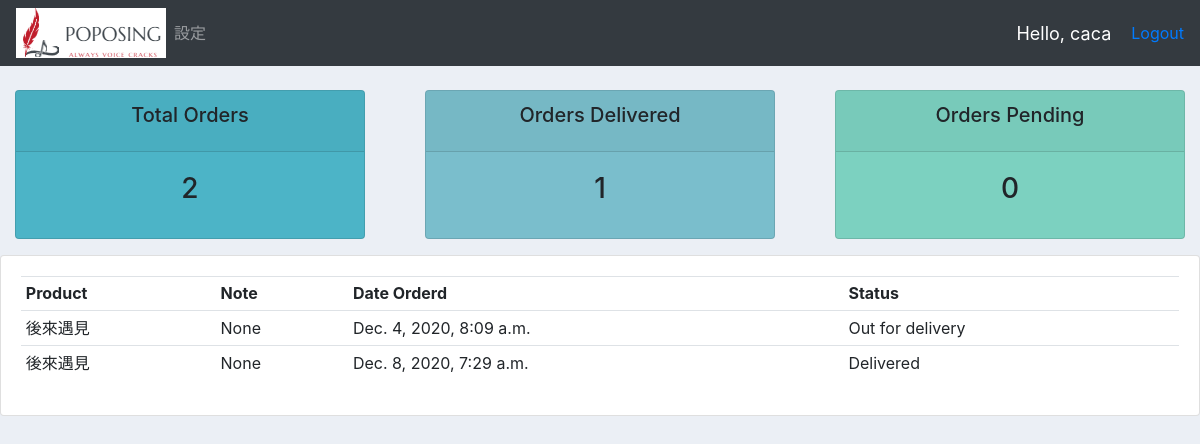
Page /user/ (signed in) on the committed database.
### accounts/models.py (models this page shows, shortened)
class Order(models.Model):
    STATUS = (
        ('Pending', 'Pending'),
        ('Out for delivery', 'Out for delivery'),
        ('Delivered', 'Delivered'),
    )
    customer = models.ForeignKey(Customer, null=True, on_delete=models.SET_NULL)
    product = models.ForeignKey(Product, null=True, on_delete=models.SET_NULL)
    date_created = models.DateTimeField(auto_now_add=True, null=True)
    status = models.CharField(max_length=200, null=True, choices=STATUS)
    note = models.CharField(max_length=1000, null=True)

class Product(models.Model):
    CATEGORY = (
        ('Indoor', 'Indoor'),
        ('Out Door', 'Out Door'),
    )
    name = models.CharField(max_length=200, null=True)
    price = models.FloatField(null=True)
    category = models.CharField(max_length=200, null=True)
    description = models.CharField(max_length=200, null=True, blank=True)
    date_created = models.DateTimeField(auto_now_add=True, null=True)
    tags = models.ManyToManyField(Tag)
    def __str__(self):
        return self.name

### accounts/views.py (the view)
# urls.py: path('user/', views.user_page, name='user'),
@login_required(login_url='login')
def user_page(request):
    orders = request.user.customer.order_set.all()
    total_orders = orders.count()
    delivered = orders.filter(status='Delivered').count()
    pending = orders.filter(status='Pending').count()
    context = {'orders': orders, 'total_orders': total_orders, 'delivered': delivered, 'pending': pending}
    return render(request, 'accounts/user.html', context)

### accounts/templates/accounts/user.html
{% extends 'accounts/main.html' %}
{% block content %}
{% include 'accounts/status.html' %}
<div class="row">
    <div class="col-md">
        <div class="card card-body">
            <table class="table table-sm">
                <tr>
                    <th>Product</th>
                    <th>Note</th>
                    <th>Date Orderd</th>
                    <th>Status</th>
                </tr>
                {% for order in orders %}
                <tr>
                    <td>{{order.product}}</td>
                    <td>{{order.note}}</td>
                    <td>{{order.date_created}}</td>
                    <td>{{order.status}}</td>
                 </tr>
                {% endfor %}
            </table>
        </div>
    </div>
</div>
{% endblock content %}

### accounts/templates/accounts/navbor.html (shortened to what this page needs)
{% load static %}
<nav class="navbar navbar-expand-lg navbar-dark bg-dark">
    <img src="{% static 'images/logo.png' %}">
    <div class="collapse navbar-collapse" id="navbarSupportedContent">
        <ul class="navbar-nav mr-auto">
            {% if request.user.is_staff %}
            <li class="nav-item active">
                <a class="nav-link" href="{% url 'home' %}">主控台 </a>
            </li>
            <li class="nav-item">
                <a class="nav-link" href="#">Products</a>
            </li>
            {% else %}
            <li class="nav-item">
                <a class="nav-link" href="{% url 'account' %}">設定</a>
            </li>
            {% endif %}
        </ul>
    </div>
    <span class="hello-msg">Hello, {{ request.user }}</span>
    <span><a href="{% url 'logout' %}">Logout</a></span>
</nav>

### static/css/main.css (style rules this page uses)
body { background-color: #ebeff5; }

### accounts/templates/accounts/navbor.html (style rules this page uses)
.hello-msg { font-size: 18px; color: #fff; margin-right: 20px; }

### rows in the picture
Order: product "後來遇見", note "None", date_created "Dec. 4, 2020, 8:09 a.m.", status "Out for delivery"
Order: product "後來遇見", note "None", date_created "Dec. 8, 2020, 7:29 a.m.", status "Delivered"

### other values in the picture
{{ request.user }} "caca"
{{ total_orders }} "2"
{{ delivered }} "1"
{{ pending }} "0"
